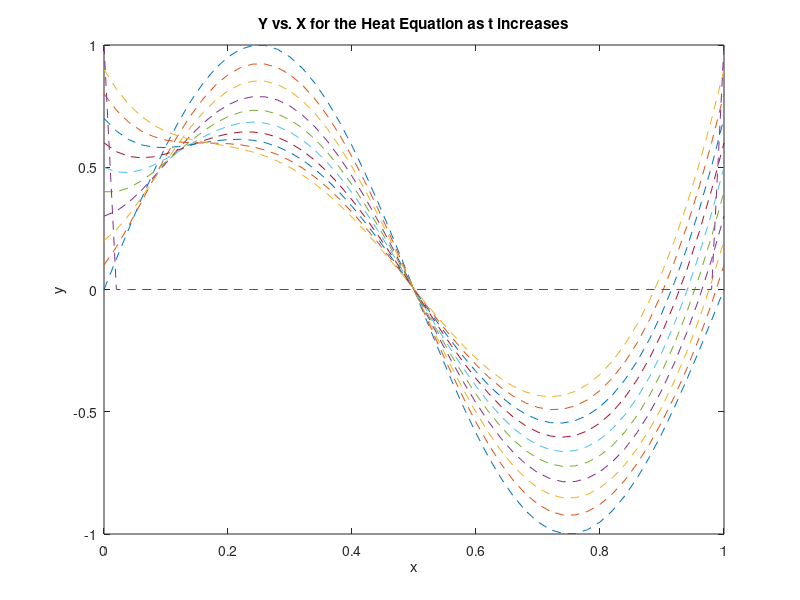

Reproduce this figure in MATLAB.
nx=50;
x0 = 0;
xf = 1;
h = (xf-x0)/nx;

u0 = 0; %set boundary conditions at x0, xf
uf = 0;

nk = 100;
t0 = 0;
tf = 0.02;
k = (tf-t0)/nk;
ta = t0:k:tf; %define t array

v = k/h^2; %define v to generate inverse matrix

xa = x0:h:xf; %define x array for values of x at one time instant

U = zeros(size(xa,2),size(ta,2)); %define matrix U for y at every t and x

%% Define the Initial Conditions (uncomment)
%y0 = @tent; %set y0 as the tent function

y0 = @(x) sin(2*pi*x);

%set initial values of x at t = 0
for j = 1:nx+1
    U(j,1) = y0(xa(j));
end

%% Calculate and Plot
%set boundary condition values for all t at x0,xf
for m = 1:nk+1
    t = ta(m);
    U(1,m) = 50*t;
    U(nx+1,m) = 50*t;
end

for m = 1:nk-1 %iterate through each time step IS THIS INDEX RIGHT?
    for x = 2:nx %for each x coordinate
        U(x,m+1) = v*U(x-1,m)+(1-2*v)*U(x,m)+v*U(x+1,m); %calc for the next time step
    end
end

figure('name','Finite Differences: Heat Equation')
for m = 1:10:nk+1 %have to skip some otherwise graph too crowded
    plot(xa,U(:,m),'--') %plot each of the time steps on the same axis
    hold on;
end
hold off;
title('Y vs. X for the Heat Equation as t increases')
xlabel('x')
ylabel('y')
